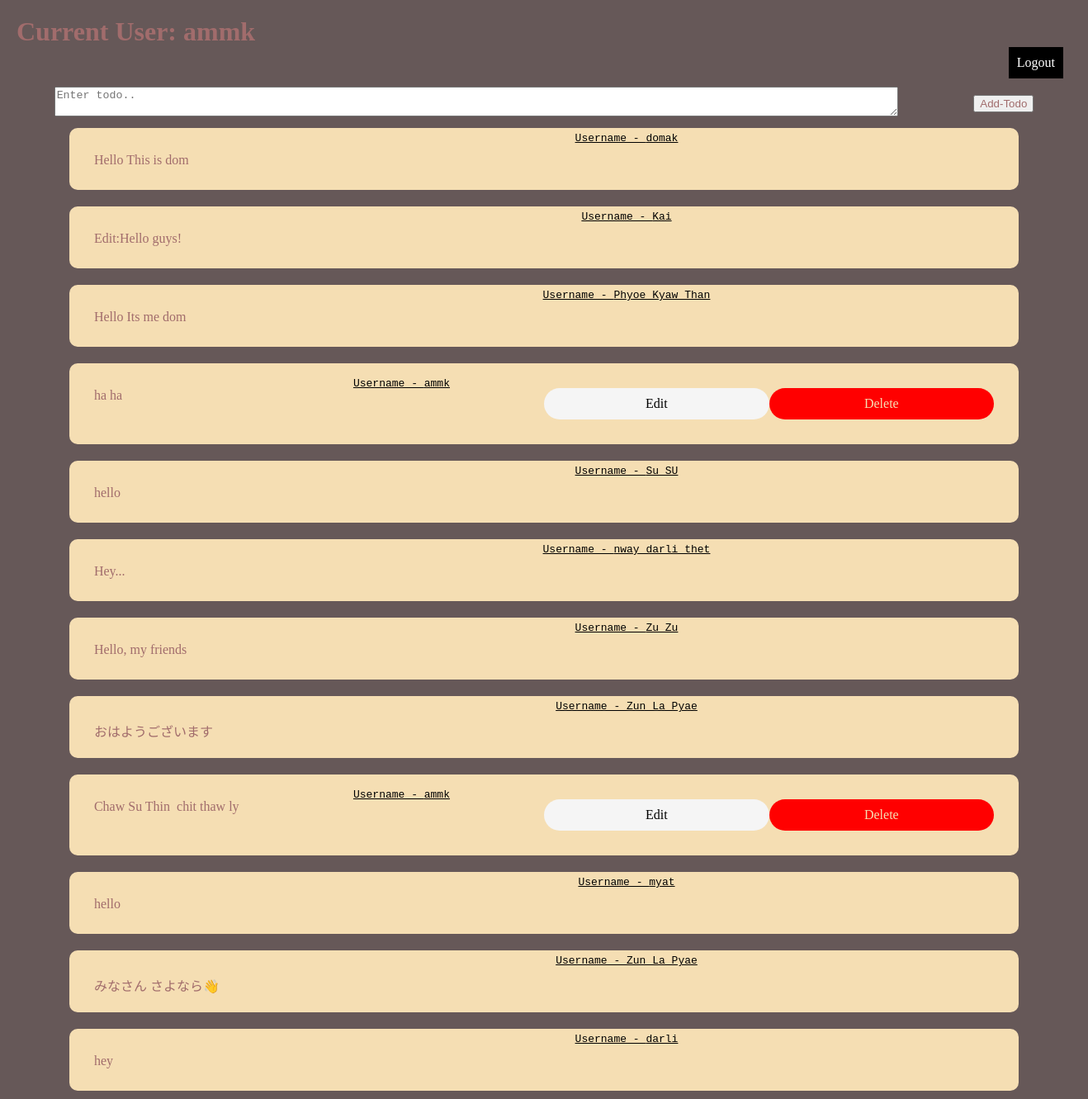
Screenshot of / (signed in) with the database file from the repository.
### tables this page shows
CREATE TABLE user(id integer primary key autoincrement,
                            username varchar(20), 
                            email varchar(100),
                            password varchar(200),
                            created_time Date
                            );

CREATE TABLE todo(
                            id integer primary key autoincrement,
                            user_id integer not null,
                            text varchar(200),
                            date Date,
                            foreign key(user_id) references user(id));

### app/views.py (the view)
@views.route("/") # 127.0.0.1:5000
def index():
    if "current_user" in session:
        current_user = session["current_user"]
        model = Model()
        my_todos = model.viewTodos()
        model.close()
        return render_template("index.html", my_todos=my_todos, current_user=current_user)
    return render_template("signup.html")

### app/Model.py (called while the page is built)
    def viewTodos(self):
        todos = self.cursor.execute("""select todo.*, user.username
                                     from todo, user
                                    where user.id = todo.user_id""").fetchall()
        return todos

    def close(self):
        self.cursor.close()
        self.connect.close()

### app/templates/index.html (shortened to what this page needs)
<!DOCTYPE html>
<html lang="en">
  <head>
  </head>
  <body>
    <div class="container">
      <h1>Current User: {{ current_user["username"] }}</h1>
      <div class="logout">
        <a href="/auth/logout">Logout</a>
      </div>
      <form action="/add-todo" method="post">
        <div class="user-input">
          <div class="text">
            <textarea
              name="todo-text"
              id=""
              placeholder="Enter todo.."
            ></textarea>
          </div>
          <div class="add-btn">
            <input type="submit" value="Add-Todo" />
          </div>
        </div>
      </form>
      <div class="display-todo">
        {% for todo in my_todos %}
        <div class="todo">
          <span>{{ todo[4] }}</span>
          {% if todo[1] == current_user["user_id"]%}
          <div class="text" contenteditable="true" id="edit-text-{{ todo[0] }}">
            {{ todo[2] }}
          </div>
          <div class="options">
            <div class="edit" id="edit" onclick="editTodo('{{ todo[0] }}')">
              Edit
            </div>
            <div class="delete">
              <a href="/delete?id={{ todo[0] }}">Delete</a>
            </div>
          </div>
          {% else %}
          <div class="text" id="edit-text-{{ todo[0] }}">
            {{ todo[2] }}
          </div>
          {% endif %}
        </div>
        {% endfor %}
      </div>
    </div>
  </body>
</html>

### app/templates/index.html (style rules this page uses)
* { width: 100%; margin: auto; box-sizing: border-box; color: rgb(161, 108, 108); }
html, body { height: 100%; background-color: rgb(102, 88, 88); }
.container { height: 100%; padding: 20px; }
.user-input { display: flex; }
.user-input .text { width: 80%; }
.user-input .add-btn { width: fit-content; }
.display-todo { display: flex; flex-direction: column; justify-content: center; }
.todo span { position: relative; top: -25px; text-align: center; left: 100px; font-family: monospace; color: black; text-decoration: underline; }
.todo span::before { content: "Username - "; }
.todo .text { position: absolute; }
.display-todo .todo { width: 90%; display: flex; padding: 30px; background-color: wheat; border-radius: 10px; margin: 10px auto; }
.todo .options { display: flex; }
.options div { text-align: center; padding: 10px; border-radius: 20px; }
.options .delete { color: white; background-color: red; }
.options .edit { color: black; background-color: whitesmoke; }
.options .delete a { text-decoration: none; color: wheat; }
.logout a { text-decoration: none; color: white; background-color: black; padding: 10px; display: block; width: fit-content; margin-right: 10px; margin-bottom: 10px; }

### rows the page displays
user: username "ammk"
todo: username "domak", text "Hello This is dom"
todo: username "Kai", text "Edit:Hello guys!"
todo: username "Phyoe Kyaw Than", text "Hello Its me dom"
todo: username "ammk", text "ha ha"
todo: username "Su SU", text "hello"
todo: username "nway darli thet", text "Hey..."
todo: username "Zu Zu", text "Hello, my friends"
todo: username "Zun La Pyae", text "おはようございます"
todo: username "ammk", text "Chaw Su Thin chit thaw ly"
todo: username "myat", text "hello"
todo: username "Zun La Pyae", text "みなさん さよなら👋"
todo: username "darli", text "hey"
